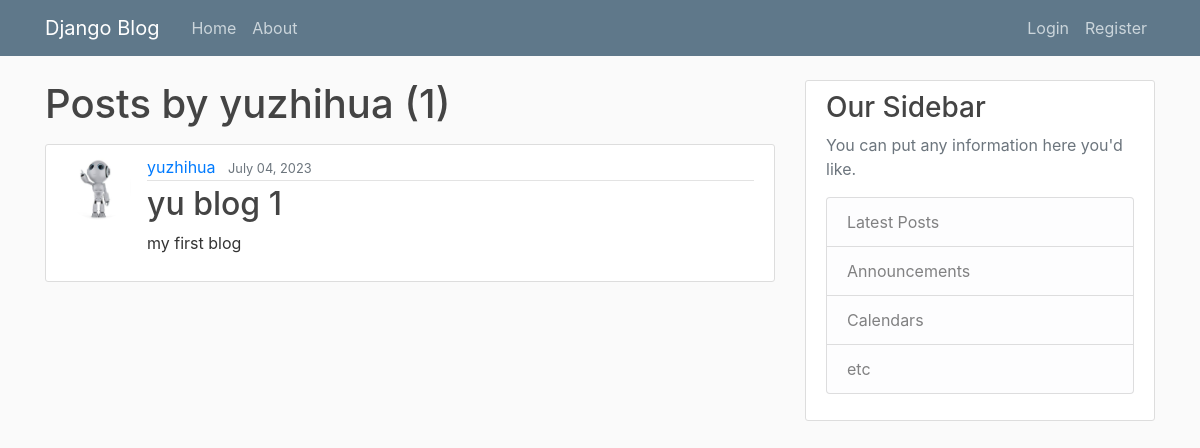
Page /user/yuzhihua on the earlier database version.
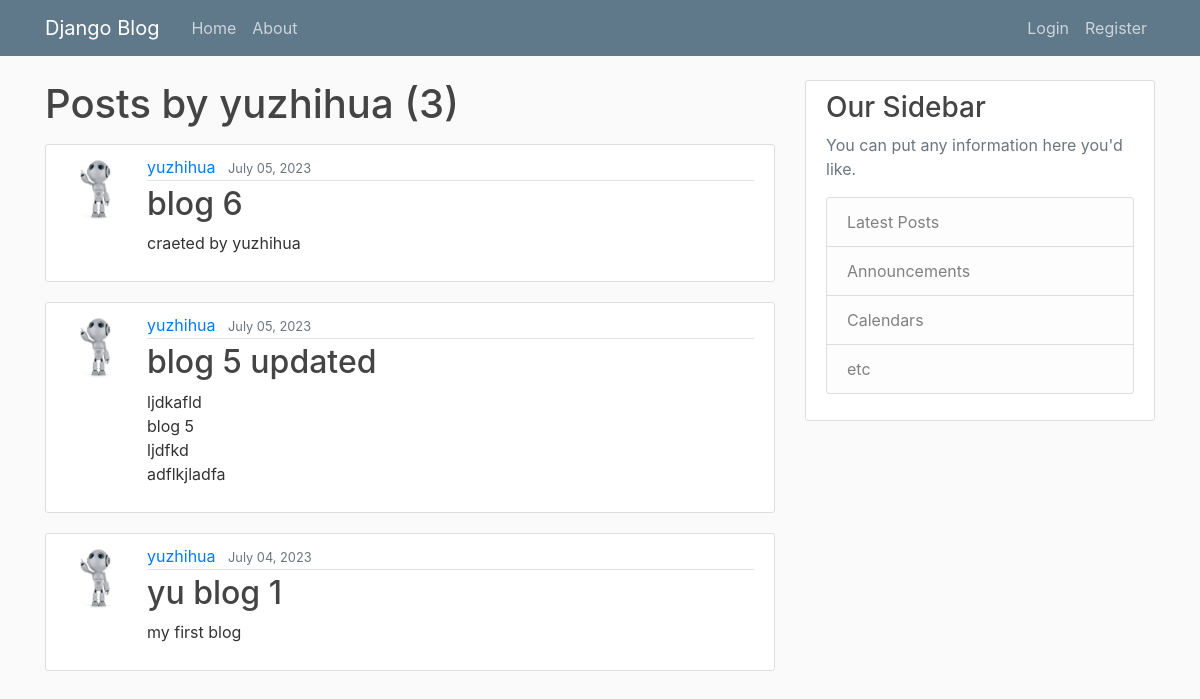
Same page on the later database version.
### blog/models.py (models this page shows, shortened)
class Post(models.Model):
	title = models.CharField(max_length=100)
	content = models.TextField()
	date_posted = models.DateTimeField(default=timezone.now)
	author = models.ForeignKey(User,on_delete=models.CASCADE)

### users/models.py (models this page shows, shortened)
class Profile(models.Model):
    user = models.OneToOneField(User, on_delete=models.CASCADE)
    image = models.ImageField(default='default.jpg', upload_to='profile_pics')

### blog/views.py (the view)
# urls.py: path('user/<str:username>', UserPostListView.as_view(), name='user-posts'),
class UserPostListView(ListView):
	model = Post
	template_name = 'blog/user_posts.html' # default to <app>/<model>_<viewtype>.html, which is 'blog/post_list.html'
	context_object_name = 'posts'
	paginate_by = 5
	def get_queryset(self):
		user = get_object_or_404(User, username=self.kwargs.get('username'))
		return Post.objects.filter(author=user).order_by('-date_posted')

### blog/templates/blog/user_posts.html (shortened to what this page needs)
{% extends "blog/base.html" %}
{% block content %}
    <h1 class="mb-3"> Posts by {{ view.kwargs.username }} ({{ page_obj.paginator.count }})</h1>
	{% for post in posts %}
		<article class="media content-section">
			<img class="rounded-circle article-img" src="{{ post.author.profile.image.url }}">
			<div class="media-body">
				<div class="article-metadata">
				<a class="mr-2" href="{% url 'user-posts' post.author.username %}">{{ post.author }}</a>
				<small class="text-muted">{{ post.date_posted|date:"N d, Y" }}</small>
				</div>
				<h2><a class="article-title" href="{% url 'post-detail' post.id %}">{{ post.title }}</a></h2>
				<p class="article-content">{{ post.content }}</p>
			</div>
		</article>
	{% endfor %}
{% endblock content %}

Differences in the rows shown:
added Post: author.profile.image (picture), author "yuzhihua", date_posted "July 05, 2023", title "blog 6", content "craeted by yuzhihua"
added Post: author.profile.image (picture), author "yuzhihua", date_posted "July 05, 2023", title "blog 5 updated", content "ljdkafld blog 5 ljdfkd adflkjladfa"
Other differences:
{{ page_obj.paginator.count }}: "1" → "3"
